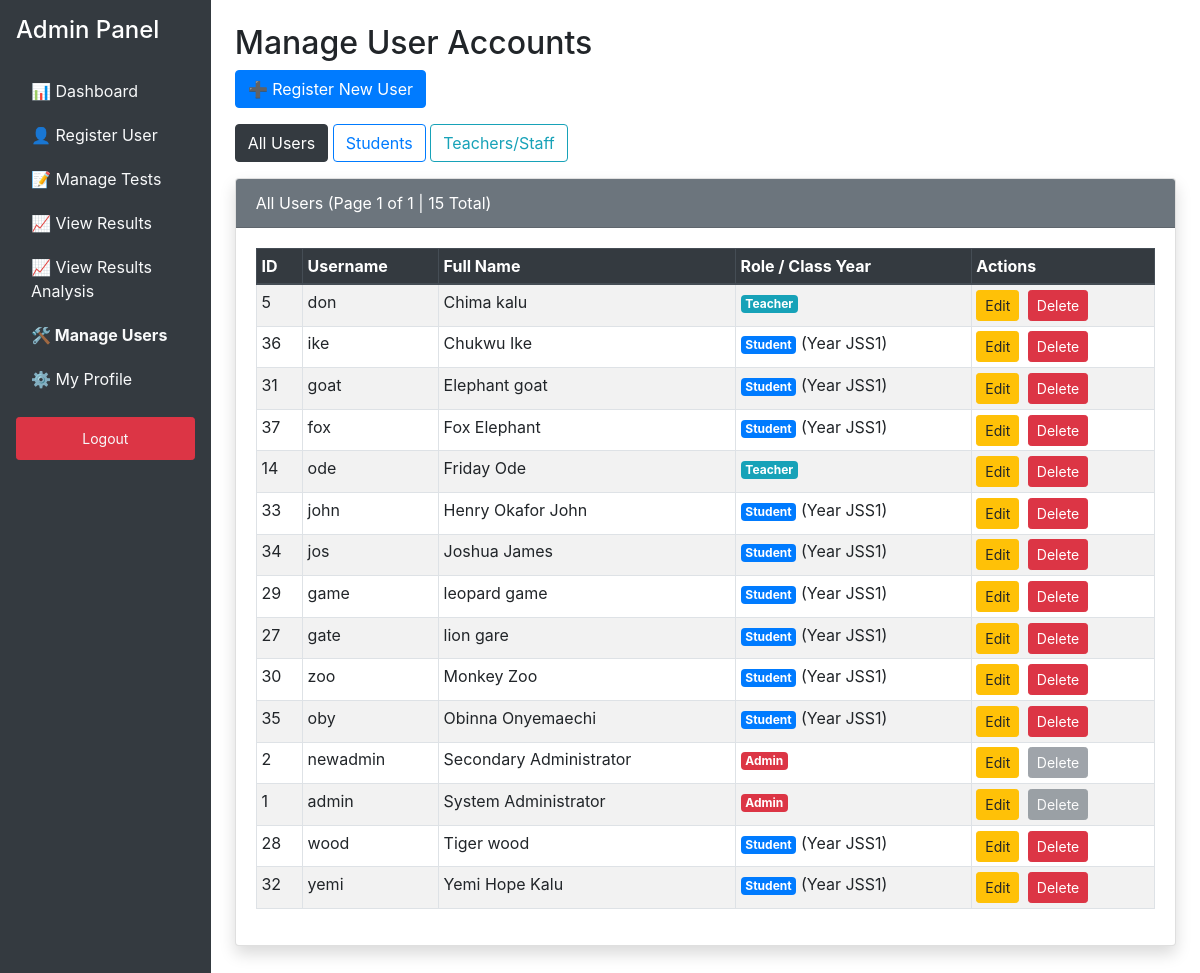
The app's page /cbt1/manage_users.php?error=MissingID (signed in) with its own data.
### tables this page shows
CREATE TABLE `users` (
  `user_id` int(11) NOT NULL,
  `username` varchar(100) NOT NULL,
  `password` varchar(255) NOT NULL,
  `user_type` enum('student','teacher','admin') NOT NULL DEFAULT 'student',
  `full_name` varchar(150) DEFAULT NULL,
  `class_year` varchar(10) DEFAULT NULL,
  `reg_date` timestamp NOT NULL DEFAULT current_timestamp(),
  `email` varchar(200) NOT NULL
);

### cbt1/manage_users.php (the view, shortened to what this page needs)
<?php
require_once 'config.php';
$error_message = '';
$logged_in_user_id = $_SESSION['user_id'] ?? null;
$limit = 20;
$current_view = $_GET['view'] ?? 'all';
$current_page = max(1, filter_input(INPUT_GET, 'page', FILTER_VALIDATE_INT) ?? 1);
$total_users_in_view = 0;
$paginated_users = [];
$total_pages = 1;
$view_title = "All Users";
if ($current_view === 'teachers') {
    $where_clause = "WHERE user_type = 'teacher'";
    $view_title = "Teachers/Staff";
} elseif ($current_view === 'students') {
    $where_clause = "WHERE user_type = 'student'";
    $view_title = "Students";
} else {
    $where_clause = "WHERE user_type IN ('student', 'teacher', 'admin')";
    $view_title = "All Users";
}
try {
    $sql_count = "SELECT COUNT(*) FROM users " . $where_clause;
    $stmt_count = $pdo->query($sql_count);
    $total_users_in_view = $stmt_count->fetchColumn();
    $total_pages = ceil($total_users_in_view / $limit);
    $current_page = max(1, min($current_page, $total_pages > 0 ? $total_pages : 1));
    $offset = ($current_page - 1) * $limit;
    $sql_paginated = "SELECT user_id, username, full_name, class_year, user_type
                      FROM users
                      " . $where_clause . "
                      ORDER BY full_name ASC
                      LIMIT :limit OFFSET :offset";
    $stmt_paginated = $pdo->prepare($sql_paginated);
    $stmt_paginated->bindParam(':limit', $limit, PDO::PARAM_INT);
    $stmt_paginated->bindParam(':offset', $offset, PDO::PARAM_INT);
    $stmt_paginated->execute();
    $paginated_users = $stmt_paginated->fetchAll(PDO::FETCH_ASSOC);
} catch (PDOException $e) {
    $error_message = (isset($error_message) && $error_message) ? $error_message : "Could not load user list: " . $e->getMessage();
}
?>
<!DOCTYPE html>
<html lang="en">
<head>
    <link rel="stylesheet" href="https://stackpath.bootstrapcdn.com/bootstrap/4.5.2/css/bootstrap.min.css">
</head>
<body>
<div class="d-flex">
    <div class="sidebar text-white p-3">
    <h4 class="mb-4">Admin Panel</h4>
    <a href="admin_dashboard.php">📊 Dashboard</a>
    <a href="register.php">👤 Register User</a>
    <a href="manage_tests.php">📝 Manage Tests</a>
    <a href="view_result.php">📈 View Results</a>
    <a href="admin_class_analysis.php">📈 View Results Analysis</a>
    <a href="manage_users.php" class="font-weight-bold">🛠️ Manage Users</a>
    <a href="admin_profile.php">⚙️ My Profile</a>
    <a href="logout.php" class="btn btn-danger btn-sm mt-3">Logout</a>
</div>
    <div class="container-fluid p-4">
        <h2>Manage User Accounts</h2>
        <p><a href="register.php" class="btn btn-primary">➕ Register New User</a></p>
        <div class="mb-3">
            <a href="?view=all" class="btn <?php echo $current_view === 'all' ? 'btn-dark' : 'btn-outline-secondary'; ?>">All Users</a>
            <a href="?view=students" class="btn <?php echo $current_view === 'students' ? 'btn-primary' : 'btn-outline-primary'; ?>">Students</a>
            <a href="?view=teachers" class="btn <?php echo $current_view === 'teachers' ? 'btn-info' : 'btn-outline-info'; ?>">Teachers/Staff</a>
        </div>
        <div class="card shadow mb-4">
            <div class="card-header <?php echo $current_view === 'students' ? 'bg-primary' : ($current_view === 'teachers' ? 'bg-info' : 'bg-secondary'); ?> text-white">
                <?php echo htmlspecialchars($view_title); ?> (Page <?php echo $current_page; ?> of <?php echo $total_pages; ?> | <?php echo $total_users_in_view; ?> Total)
            </div>
            <div class="card-body">
                <?php if (empty($paginated_users)): ?>
                    <div class="alert alert-info">No user accounts found for this view on this page.</div>
                <?php else: ?>
                    <div class="table-container">
                        <table class="table table-striped table-hover table-bordered table-sm">
                            <thead class="thead-dark sticky-top">
                                <tr>
                                    <th>ID</th>
                                    <th>Username</th>
                                    <th>Full Name</th>
                                    <th>Role / Class Year</th>
                                    <th>Actions</th>
                                </tr>
                            </thead>
                            <tbody>
                                <?php foreach ($paginated_users as $user): ?>
                                <tr>
                                    <td><?php echo htmlspecialchars($user['user_id']); ?></td>
                                    <td><?php echo htmlspecialchars($user['username']); ?></td>
                                    <td><?php echo htmlspecialchars($user['full_name']); ?></td>
                                    <td>
                                        <?php
                                        if ($user['user_type'] === 'student') {
                                            echo '<span class="badge badge-primary">Student</span>' . (empty($user['class_year']) ? '' : ' (Year ' . htmlspecialchars($user['class_year']) . ')');
                                        } else {
                                            $badge_color = ($user['user_type'] === 'admin') ? 'badge-danger' : 'badge-info';
                                            echo '<span class="badge ' . $badge_color . '">' . ucfirst(htmlspecialchars($user['user_type'])) . '</span>';
                                        }
                                        ?>
                                    </td>
                                    <td class="text-nowrap">
                                        <a href="register.php?edit_id=<?php echo htmlspecialchars($user['user_id']); ?>" class="btn btn-sm btn-warning mr-1">Edit</a>
                                        <?php
                                        $is_current_admin = ($user['user_id'] == $logged_in_user_id);
                                        $is_any_admin = ($user['user_type'] == 'admin');
                                        if ($is_current_admin || $is_any_admin):
                                        ?>
                                            <button type="button" class="btn btn-sm btn-secondary disabled" title="Cannot delete Admin accounts or your active account">
                                                Delete
                                            </button>
                                        <?php else: ?>
                                            <button type="button"
                                                    class="btn btn-sm btn-danger delete-btn"
                                                    data-toggle="modal"
                                                    data-target="#deleteConfirmModal"
                                                    data-userid="<?php echo htmlspecialchars($user['user_id']); ?>"
                                                    data-username="<?php echo htmlspecialchars($user['full_name']); ?>">
                                                Delete
                                            </button>
                                        <?php endif; ?>
                                    </td>
                                </tr>
                                <?php endforeach; ?>
                            </tbody>
                        </table>
                    </div>
                <?php endif; ?>
            </div>
        </div>
    </div>
</div>
</body>
</html>

### cbt1/manage_users.php (style rules this page uses)
.sidebar { min-height: 100vh; background-color: #343a40; }
.sidebar a { color: #f8f9fa; padding: 10px 15px; display: block; }
.table-container { max-height: 70vh; overflow-y: auto; }
.sticky-top { top: 0; background-color: #343a40; z-index: 10; }

### records on screen
users: user_id "5", username "don", full_name "Chima kalu", user_type "Teacher"
users: user_id "36", username "ike", full_name "Chukwu Ike", class_year "JSS1"
users: user_id "31", username "goat", full_name "Elephant goat", class_year "JSS1"
users: user_id "37", username "fox", full_name "Fox Elephant", class_year "JSS1"
users: user_id "14", username "ode", full_name "Friday Ode", user_type "Teacher"
users: user_id "33", username "john", full_name "Henry Okafor John", class_year "JSS1"
users: user_id "34", username "jos", full_name "Joshua James", class_year "JSS1"
users: user_id "29", username "game", full_name "leopard game", class_year "JSS1"
users: user_id "27", username "gate", full_name "lion gare", class_year "JSS1"
users: user_id "30", username "zoo", full_name "Monkey Zoo", class_year "JSS1"
users: user_id "35", username "oby", full_name "Obinna Onyemaechi", class_year "JSS1"
users: user_id "2", username "newadmin", full_name "Secondary Administrator", user_type "Admin", shows "Delete"
users: user_id "1", username "admin", full_name "System Administrator", user_type "Admin", shows "Delete"
users: user_id "28", username "wood", full_name "Tiger wood", class_year "JSS1"
users: user_id "32", username "yemi", full_name "Yemi Hope Kalu", class_year "JSS1"

### other values on screen
$view_title "All Users"
$current_page "1"
$total_pages "1"
$total_users_in_view "15"
